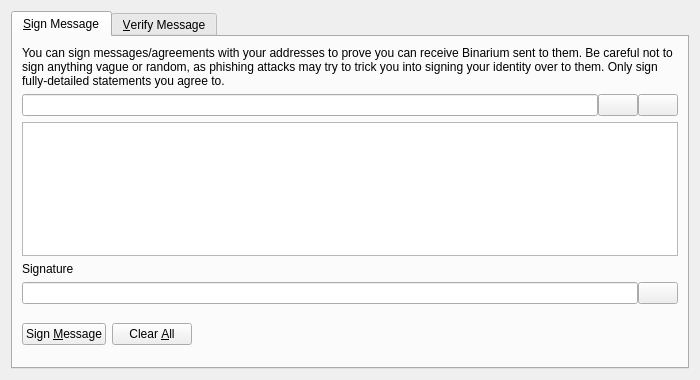
<?xml version="1.0" encoding="UTF-8"?>
<ui version="4.0">
 <class>SignVerifyMessageDialog</class>
 <widget class="QDialog" name="SignVerifyMessageDialog">
  <property name="geometry">
   <rect>
    <x>0</x>
    <y>0</y>
    <width>700</width>
    <height>380</height>
   </rect>
  </property>
  <property name="windowTitle">
   <string>Signatures - Sign / Verify a Message</string>
  </property>
  <property name="modal">
   <bool>true</bool>
  </property>
  <layout class="QVBoxLayout" name="verticalLayout">
   <item>
    <widget class="QTabWidget" name="tabWidget">
     <property name="currentIndex">
      <number>0</number>
     </property>
     <widget class="QWidget" name="tabSignMessage">
      <attribute name="title">
       <string>&amp;Sign Message</string>
      </attribute>
      <layout class="QVBoxLayout" name="verticalLayout_SM">
       <item>
        <widget class="QLabel" name="infoLabel_SM">
         <property name="text">
          <string>You can sign messages/agreements with your addresses to prove you can receive Binarium sent to them. Be careful not to sign anything vague or random, as phishing attacks may try to trick you into signing your identity over to them. Only sign fully-detailed statements you agree to.</string>
         </property>
         <property name="textFormat">
          <enum>Qt::PlainText</enum>
         </property>
         <property name="wordWrap">
          <bool>true</bool>
         </property>
        </widget>
       </item>
       <item>
        <layout class="QHBoxLayout" name="horizontalLayout_1_SM">
         <property name="spacing">
          <number>0</number>
         </property>
         <item>
          <widget class="QValidatedLineEdit" name="addressIn_SM">
           <property name="toolTip">
            <string>The Binarium address to sign the message with</string>
           </property>
          </widget>
         </item>
         <item>
          <widget class="QPushButton" name="addressBookButton_SM">
           <property name="toolTip">
            <string>Choose previously used address</string>
           </property>
           <property name="text">
            <string/>
           </property>
           <property name="shortcut">
            <string>Alt+A</string>
           </property>
           <property name="autoDefault">
            <bool>false</bool>
           </property>
          </widget>
         </item>
         <item>
          <widget class="QPushButton" name="pasteButton_SM">
           <property name="toolTip">
            <string>Paste address from clipboard</string>
           </property>
           <property name="text">
            <string/>
           </property>
           <property name="shortcut">
            <string>Alt+P</string>
           </property>
           <property name="autoDefault">
            <bool>false</bool>
           </property>
          </widget>
         </item>
        </layout>
       </item>
       <item>
        <widget class="QPlainTextEdit" name="messageIn_SM">
         <property name="toolTip">
          <string>Enter the message you want to sign here</string>
         </property>
        </widget>
       </item>
       <item>
        <widget class="QLabel" name="signatureLabel_SM">
         <property name="text">
          <string>Signature</string>
         </property>
         <property name="textFormat">
          <enum>Qt::PlainText</enum>
         </property>
        </widget>
       </item>
       <item>
        <layout class="QHBoxLayout" name="horizontalLayout_2_SM">
         <property name="spacing">
          <number>0</number>
         </property>
         <item>
          <widget class="QLineEdit" name="signatureOut_SM">
           <property name="font">
            <font>
             <italic>true</italic>
            </font>
           </property>
           <property name="readOnly">
            <bool>true</bool>
           </property>
          </widget>
         </item>
         <item>
          <widget class="QPushButton" name="copySignatureButton_SM">
           <property name="toolTip">
            <string>Copy the current signature to the system clipboard</string>
           </property>
           <property name="text">
            <string/>
           </property>
           <property name="autoDefault">
            <bool>false</bool>
           </property>
          </widget>
         </item>
        </layout>
       </item>
       <item>
        <layout class="QHBoxLayout" name="horizontalLayout_3_SM">
         <item>
          <widget class="QPushButton" name="signMessageButton_SM">
           <property name="toolTip">
            <string>Sign the message to prove you own this Binarium address</string>
           </property>
           <property name="text">
            <string>Sign &amp;Message</string>
           </property>
           <property name="autoDefault">
            <bool>false</bool>
           </property>
          </widget>
         </item>
         <item>
          <widget class="QPushButton" name="clearButton_SM">
           <property name="toolTip">
            <string>Reset all sign message fields</string>
           </property>
           <property name="text">
            <string>Clear &amp;All</string>
           </property>
           <property name="autoDefault">
            <bool>false</bool>
           </property>
          </widget>
         </item>
         <item>
          <spacer name="horizontalSpacer_1_SM">
           <property name="orientation">
            <enum>Qt::Horizontal</enum>
           </property>
           <property name="sizeHint" stdset="0">
            <size>
             <width>40</width>
             <height>48</height>
            </size>
           </property>
          </spacer>
         </item>
         <item>
          <widget class="QLabel" name="statusLabel_SM">
           <property name="font">
            <font>
             <weight>75</weight>
             <bold>true</bold>
            </font>
           </property>
           <property name="text">
            <string/>
           </property>
           <property name="wordWrap">
            <bool>true</bool>
           </property>
          </widget>
         </item>
         <item>
          <spacer name="horizontalSpacer_2_SM">
           <property name="orientation">
            <enum>Qt::Horizontal</enum>
           </property>
           <property name="sizeHint" stdset="0">
            <size>
             <width>40</width>
             <height>48</height>
            </size>
           </property>
          </spacer>
         </item>
        </layout>
       </item>
      </layout>
     </widget>
     <widget class="QWidget" name="tabVerifyMessage">
      <attribute name="title">
       <string>&amp;Verify Message</string>
      </attribute>
      <layout class="QVBoxLayout" name="verticalLayout_VM">
       <item>
        <widget class="QLabel" name="infoLabel_VM">
         <property name="text">
          <string>Enter the receiver's address, message (ensure you copy line breaks, spaces, tabs, etc. exactly) and signature below to verify the message. Be careful not to read more into the signature than what is in the signed message itself, to avoid being tricked by a man-in-the-middle attack. Note that this only proves the signing party receives with the address, it cannot prove sendership of any transaction!</string>
         </property>
         <property name="textFormat">
          <enum>Qt::PlainText</enum>
         </property>
         <property name="alignment">
          <set>Qt::AlignLeading|Qt::AlignLeft|Qt::AlignTop</set>
         </property>
         <property name="wordWrap">
          <bool>true</bool>
         </property>
        </widget>
       </item>
       <item>
        <layout class="QHBoxLayout" name="horizontalLayout_1_VM">
         <property name="spacing">
          <number>0</number>
         </property>
         <item>
          <widget class="QValidatedLineEdit" name="addressIn_VM">
           <property name="toolTip">
            <string>The Binarium address the message was signed with</string>
           </property>
          </widget>
         </item>
         <item>
          <widget class="QPushButton" name="addressBookButton_VM">
           <property name="toolTip">
            <string>Choose previously used address</string>
           </property>
           <property name="text">
            <string/>
           </property>
           <property name="shortcut">
            <string>Alt+A</string>
           </property>
           <property name="autoDefault">
            <bool>false</bool>
           </property>
          </widget>
         </item>
        </layout>
       </item>
       <item>
        <widget class="QPlainTextEdit" name="messageIn_VM"/>
       </item>
       <item>
        <widget class="QValidatedLineEdit" name="signatureIn_VM"/>
       </item>
       <item>
        <layout class="QHBoxLayout" name="horizontalLayout_2_VM">
         <item>
          <widget class="QPushButton" name="verifyMessageButton_VM">
           <property name="toolTip">
            <string>Verify the message to ensure it was signed with the specified Binarium address</string>
           </property>
           <property name="text">
            <string>Verify &amp;Message</string>
           </property>
           <property name="autoDefault">
            <bool>false</bool>
           </property>
          </widget>
         </item>
         <item>
          <widget class="QPushButton" name="clearButton_VM">
           <property name="toolTip">
            <string>Reset all verify message fields</string>
           </property>
           <property name="text">
            <string>Clear &amp;All</string>
           </property>
           <property name="autoDefault">
            <bool>false</bool>
           </property>
          </widget>
         </item>
         <item>
          <spacer name="horizontalSpacer_1_VM">
           <property name="orientation">
            <enum>Qt::Horizontal</enum>
           </property>
           <property name="sizeHint" stdset="0">
            <size>
             <width>40</width>
             <height>48</height>
            </size>
           </property>
          </spacer>
         </item>
         <item>
          <widget class="QLabel" name="statusLabel_VM">
           <property name="font">
            <font>
             <weight>75</weight>
             <bold>true</bold>
            </font>
           </property>
           <property name="text">
            <string/>
           </property>
           <property name="wordWrap">
            <bool>true</bool>
           </property>
          </widget>
         </item>
         <item>
          <spacer name="horizontalSpacer_2_VM">
           <property name="orientation">
            <enum>Qt::Horizontal</enum>
           </property>
           <property name="sizeHint" stdset="0">
            <size>
             <width>40</width>
             <height>48</height>
            </size>
           </property>
          </spacer>
         </item>
        </layout>
       </item>
      </layout>
     </widget>
    </widget>
   </item>
  </layout>
 </widget>
 <customwidgets>
  <customwidget>
   <class>QValidatedLineEdit</class>
   <extends>QLineEdit</extends>
   <header>qvalidatedlineedit.h</header>
  </customwidget>
 </customwidgets>
 <resources>
  <include location="../binarium.qrc"/>
 </resources>
 <connections/>
</ui>
